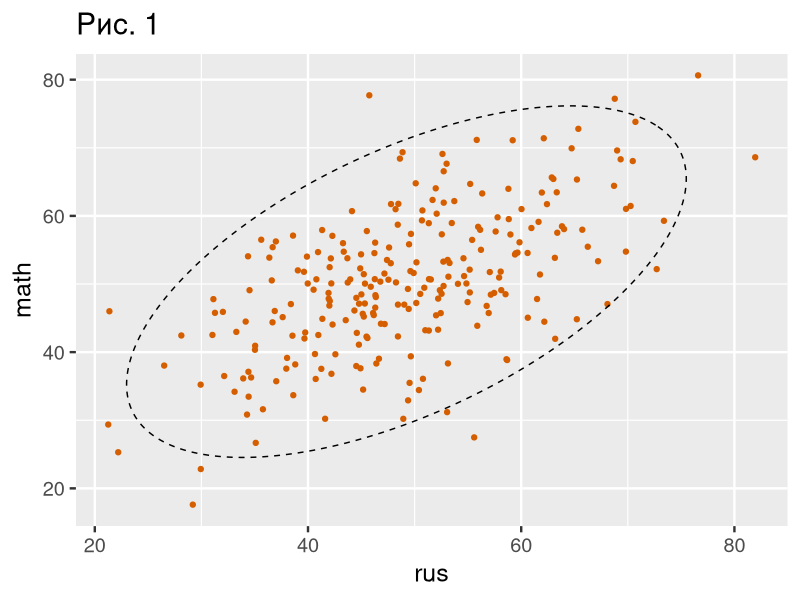
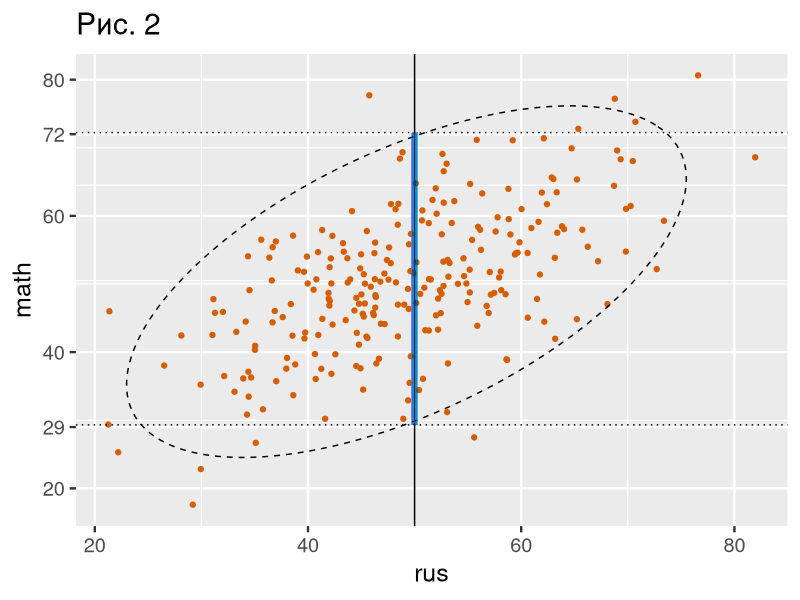
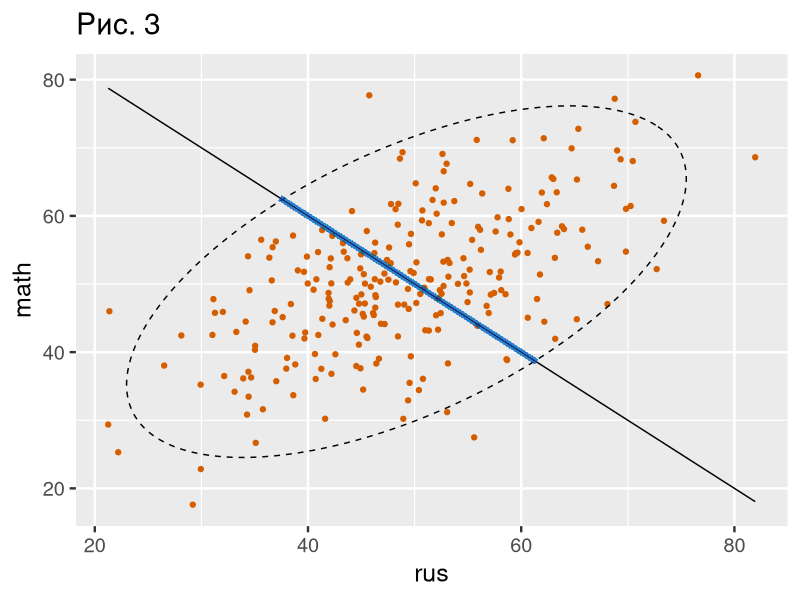
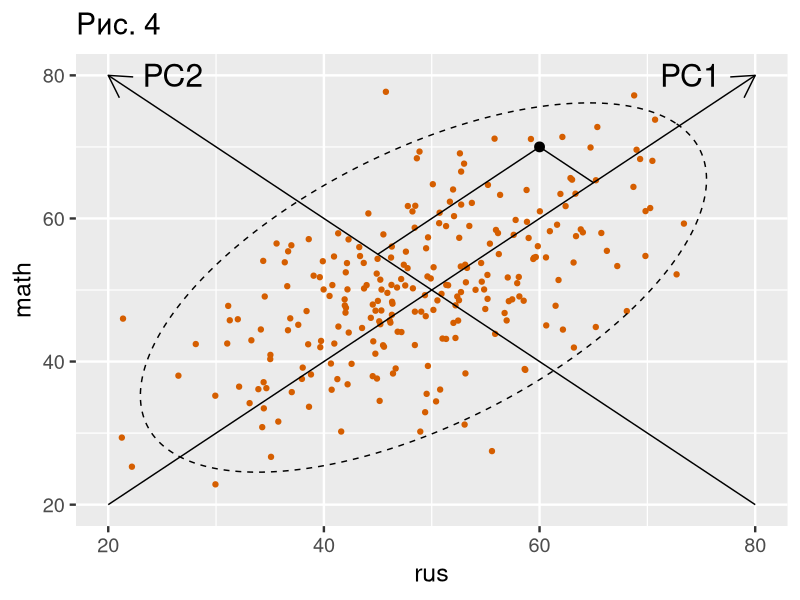
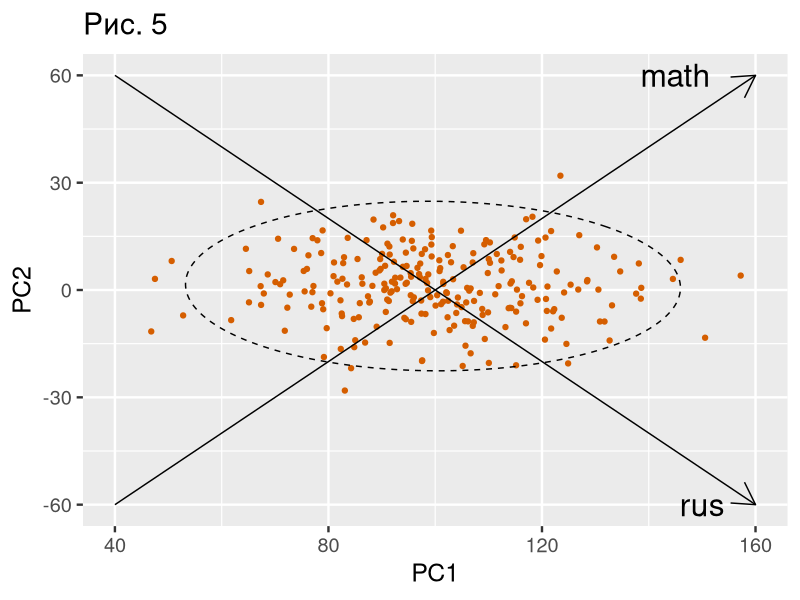
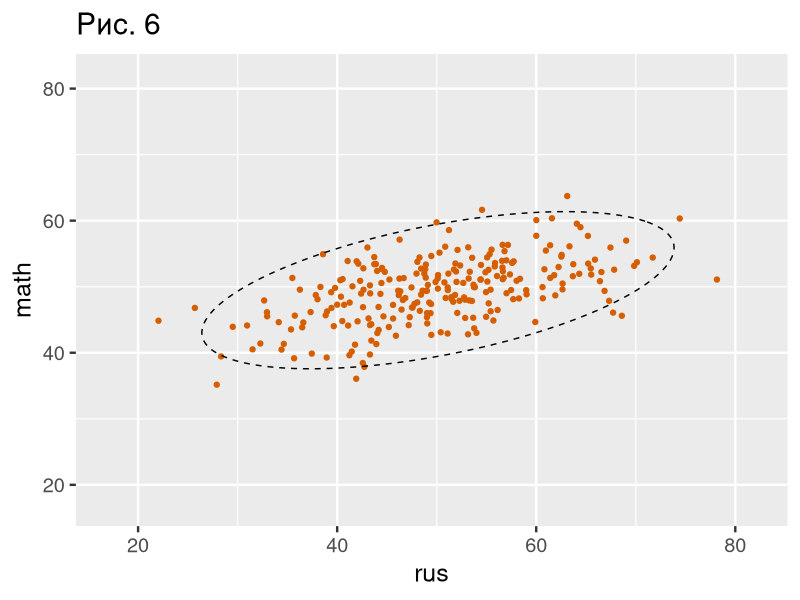
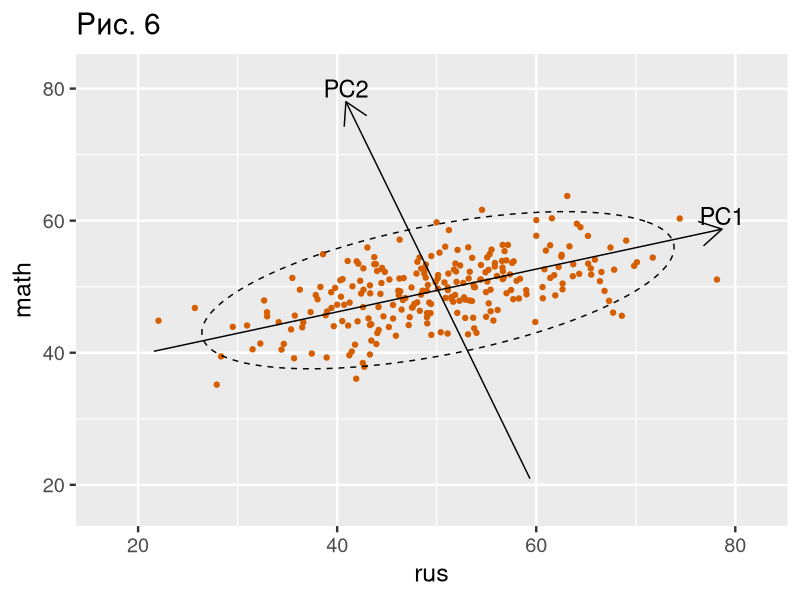
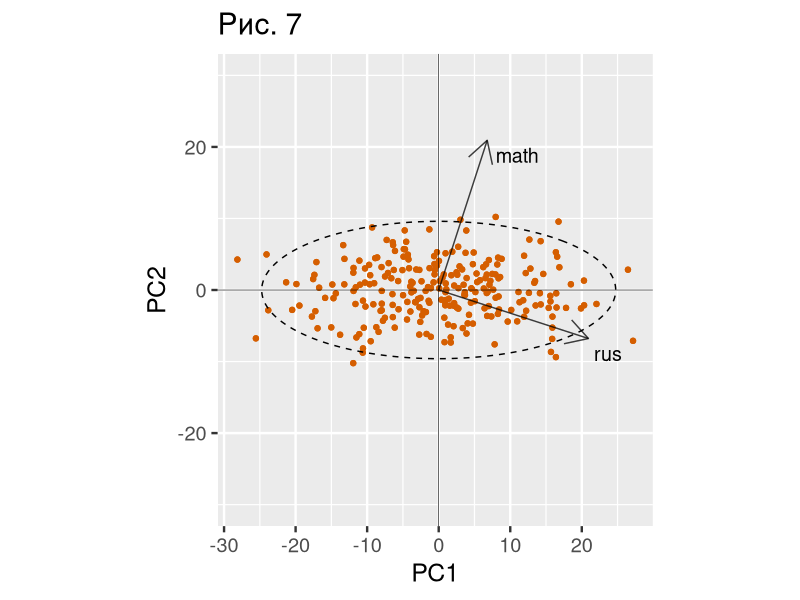

These charts were generated, in order, by the following R code:
## ---- chunk 1
Sys.setlocale('LC_ALL',"ru_RU.UTF-8")
set.seed(124)
## ---- chunk 2
library(knitr)
ave = rnorm(250, 50, 10)
incline = rnorm(250, 0, 5)
rus = ave + incline
math = ave - incline
gradebook <- data.frame(rus, math)
kable(gradebook[1:5, ])
## ---- chunk 3
library(ggplot2)
install.packages("ellipse")
library(ellipse)
theme_set(theme_gray(base_size = 18))
pointcolor <- "#D55E00"
ell <- as.data.frame(ellipse(var(gradebook), centre = sapply(gradebook, mean), npoints=1000))
basicplot = ggplot(gradebook)+
  geom_point(aes(rus,math), colour=pointcolor)+
  geom_path(data=ell, aes(x=rus, y=math), linetype=2)

basicplot + ggtitle('Рис. 1')

## ---- chunk 4
x0 = 50
ell_strip = ell[ell$rus > x0-1 & ell$rus<x0+1, ]
smin = min(ell_strip$math)
smax = max(ell_strip$math)
## ---- chunk 5
stripcolor = "#0072B2"
basicplot +
  geom_vline(xintercept=50, linetype=1)+
  geom_segment(aes(x=x0, y=smin, xend=x0, yend=smax), size=2, colour=stripcolor, alpha=0.01)+
  geom_hline(yintercept=smin, linetype=3)+
  geom_hline(yintercept=smax, linetype=3)+
  ggtitle('Рис. 2')+
  scale_y_continuous(breaks=c(seq(0,100, by=20),round(c(smin, smax))))
  
## ---- chunk 6
value = 100
ell_strip = ell[ell$rus+ell$math > value-0.5 & ell$rus+ell$math<value+0.5, ]
mathmin = min(ell_strip$math)
mathmax = max(ell_strip$math)

rusmin=value-mathmin
rusmax=value-mathmax

basicplot +
  ggtitle('Рис. 3')+
  stat_function(fun=function(x){100-x})+
  geom_segment(aes(x=rusmin, y=mathmin, xend=rusmax, yend=mathmax), size=2, alpha=0.01, colour=stripcolor)

## ---- chunk 7
fig4 <- basicplot +
  ggtitle('Рис. 4')+
  scale_y_continuous(limits=c(20,80))+
  scale_x_continuous(limits=c(20,80))+
  annotate("segment", x=20,y=20,xend=80,yend=80,arrow=arrow()) +
  annotate("segment", x=80,y=20,xend=20,yend=80,arrow=arrow()) +
  annotate("text", x=74, y=80, label="PC1", size=8) +
  annotate("text", x=26, y=80, label="PC2", size=8) +
  annotate("segment", x=60, y=70, xend=65, yend=65) +
  annotate("segment", x=60, y=70, xend=60-15, yend=70-15) +
  annotate("point", x=60, y=70, size=3)
  

fig4
## ---- chunk 8
attach(gradebook)
newgrades = data.frame(PC1=math+rus, PC2=math-rus)
detach(gradebook)

ell <- as.data.frame(ellipse(var(newgrades), centre = sapply(newgrades, mean), npoints=1000))
newbasic = ggplot(newgrades)+
  geom_point(aes(PC1,PC2), colour=pointcolor)+
  geom_path(data=ell, aes(x=PC1, y=PC2), linetype=2)+
  scale_x_continuous(limits=c(40,160)) +
  scale_y_continuous(limits=c(-60,60)) +
  annotate("segment",x=40,y=-60,xend=160,yend=60,arrow=arrow()) +
  annotate("segment",x=40,y=60,xend=160,yend=-60,arrow=arrow()) +
  annotate("text", x=145, y=60, label="math", size=8) +
  annotate("text", x=150, y=-60, label="rus", size=8) +
  ggtitle("Рис. 5")

newbasic
## ---- chunk 9
rus = rnorm(250, 50, 10)
math = 35+0.3*rus + rnorm(250, 0, 4)
gradebook <- data.frame(rus, math)

pointcolor <- "#D55E00"
ell <- as.data.frame(ellipse(var(gradebook), centre = sapply(gradebook, mean), npoints=1000))
basicplot = ggplot(gradebook)+
  geom_point(aes(rus,math), colour=pointcolor)+
  geom_path(data=ell, aes(x=rus, y=math), linetype=2)+
  scale_x_continuous(limits=c(17, 82))+
  scale_y_continuous(limits=c(17, 82))
  

basicplot + ggtitle('Рис. 6')
## ---- chunk 10
pca <- prcomp(gradebook)
rot <- pca$rotation
pca
## ---- chunk 11
a11 = rot['rus', 'PC1']
a12 = rot['math', 'PC1']
a21 = rot['rus', 'PC2']
a22 = rot['math', 'PC2']
## ---- chunk 12
axis <- function(basic, v1, v2, length, title) {
  basic + annotate("segment", x=crus-length*v1, y=cmath-length*v2, xend=crus + length*v1, yend=cmath + length*v2, arrow=arrow()) + annotate("text", x=crus+length*v1, y=cmath + length*v2+2, label = title, size=6)
}

crus <- mean(gradebook$rus)
cmath <- mean(gradebook$math)
length <- 30

plot_with_axis <- axis(basicplot, a11, a12, length, "PC1")
plot_with_axis <- axis(plot_with_axis, a21, a22, length, "PC2")
plot_with_axis + ggtitle('Рис. 6')
## ---- chunk 13
# FROM: http://stackoverflow.com/a/6579572/3025981

PCbiplot <- function(PC, x="PC1", y="PC2") {
    # PC being a prcomp object
    data <- data.frame(obsnames=1:length(PC$x), PC$x)
    
    ell <- as.data.frame(ellipse(var(PC$x), npoints=1000))
    
    plot <- ggplot(data, aes_string(x=x, y=y)) + geom_point(color=pointcolor)
    plot <- plot + geom_hline(aes(0), yintercept=0, size=.2) + geom_vline(aes(0), xintercept=0, size=.2)
    datapc <- data.frame(varnames=rownames(PC$rotation), PC$rotation)
    mult <- min(
        (max(data[,y]) - min(data[,y])/(max(datapc[,y])-min(datapc[,y]))),
        (max(data[,x]) - min(data[,x])/(max(datapc[,x])-min(datapc[,x])))
        )
    datapc <- transform(datapc,
            v1 = 1.2 * mult * (get(x)),
            v2 = 1.2 * mult * (get(y))
            )
    plot <- plot + coord_equal() + geom_text(data=datapc, aes(x=v1, y=v2, label=varnames), size = 5, vjust=1.5, hjust=-0.2, color="black", size=4)
    plot <- plot + geom_segment(data=datapc, aes(x=0, y=0, xend=v1, yend=v2), arrow=arrow(), alpha=0.75, color="black") + scale_y_continuous(limits = c(-30,30)) + geom_path(data=ell, aes(x=PC1, y=PC2), linetype=2)
    plot
}
# END FROM
pca <- prcomp(gradebook)
PCbiplot(pca) + ggtitle("Рис. 7")
